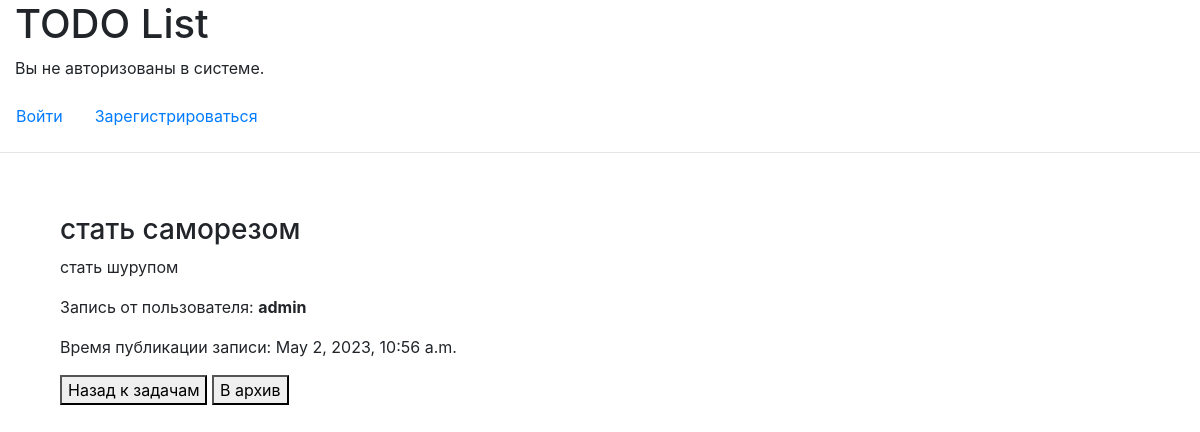
Screenshot of /todo/stat-samorezom with the database file from the repository.
### todo/models.py (models this page shows, shortened)
class Action(models.Model): # Название таблицы в базе данных
    STATUS_CHOICE = (
        ('опубликовано', 'Опубликовано'),
        ('неопубликовано', 'Неопубликовано'),
    )
    title = models.CharField( # CharField - поле с буквенными символами в базе данных
        max_length=100, # Лимит на количество символов содержащихся в поле
        null=True, # Может ли поле содержать пустое (null) значение
        blank=True, # Будт ли необходимым заполнять поле в формах
        verbose_name='Заголовок задачи', # Название поля в админ панели
    )
    slug = models.SlugField( # SlugField - поле хранящее уникальное отображение названия в ссылке
        max_length=255,
        unique_for_date='publish', # Обеспечение уникальности каждой записи из todo list
        verbose_name='Ссылка на запись',
    )
    user = models.ForeignKey( # ForeignKey - внешний ключ-ссылка, связывающая пользователя и запись
        User, # Модель пользователя Django (не кастомная)
        on_delete=models.CASCADE, # Особенность удаления записей связанных с данным автором (вытекает напрямую из SQL)
        related_name='todo_action', # Обратная связь от User'a к Action - можно получить доступ к связанным объектам автора
    )
    content = models.TextField(
        verbose_name='Контент задачи',
    )
    publish = models.DateTimeField( # DateTimeField - поле содержащее дату и точное время поля
        default=timezone.now(), # Время публикации записи (то же самое что и datetime.now(), только с учетом зоны)
        verbose_name='Время публикации'
    )
    created = models.DateTimeField(
        auto_now_add=True, # Создает временную метку в тот момент, когда запись появляется в базе данных
        verbose_name='Время создания задачи', # Название поля в админ панели
    )
    updated = models.DateTimeField(
        auto_now=True, # Дата сохраняется автоматически при сохранении объекта
        verbose_name='Время изменения задачи',
    )
    status = models.CharField(
        max_length=20,
        choices=STATUS_CHOICE,
        default='опубликовано',
    )
    class Meta:
        ordering = ['-publish'] # Порядок вывода записей в админ панели
        verbose_name = 'Список дел' # Название для отображения модели в админ панели
        verbose_name_plural = 'Список дел' # Название для отображения модели в админ панели во множественном числе

### todo/views.py (the view)
        def wraps(*args, **kwargs):
            result = func(*args, **kwargs)
            if isinstance(result, tuple):
                context = {
                        'objs': result[0],
                        'is_archived': result[1],
                    }
            else:
                context = {
                    'objs': result,
                }
            return render(
                args[0],
                template,
                context,
            )

### todo/views.py (called while the page is built)
def choose_template(template):
    def render_todos(func):
        def wraps(*args, **kwargs):
            result = func(*args, **kwargs)
            if isinstance(result, tuple):
                context = {
                        'objs': result[0],
                        'is_archived': result[1],
                    }
            else:
                context = {
                    'objs': result,
                }
            return render(
                args[0],
                template,
                context,
            )
        return wraps
    return render_todos

@choose_template('todo/action.html')
def todo(request, slug):
    return Action.objects.filter(slug=slug).get()

### todo/templates/todo/action.html
{% extends 'todo/layout.html' %}
{% block body %}
<div style="margin: 30px; padding: 30px;">
    <h3>{{ objs.title }}</h3>
    <p>{{ objs.content }}</p>
    <p>Запись от пользователя: <strong>{{ objs.user }}</strong></p>
    <p>Время публикации записи: <data value="{{ obj.publish }}">{{ objs.publish }}</data></p>
    <a href="{% url 'index' %}"><button type="button">Назад к задачам</button></a>
    {% if objs.status == 'опубликовано' %}
        <a href="{% url 'to_archive' slug=objs.slug %}"><button type="button">В архив</button></a>
    {% else %}
        <a href="{% url 'from_archive' slug=objs.slug %}"><button type="button">Из архива</button></a>
    {% endif %}
</div>
{% endblock %}

### rows the page displays
Action: title "стать саморезом", content "стать шурупом", user "admin", publish "May 2, 2023, 10:56 a.m."
